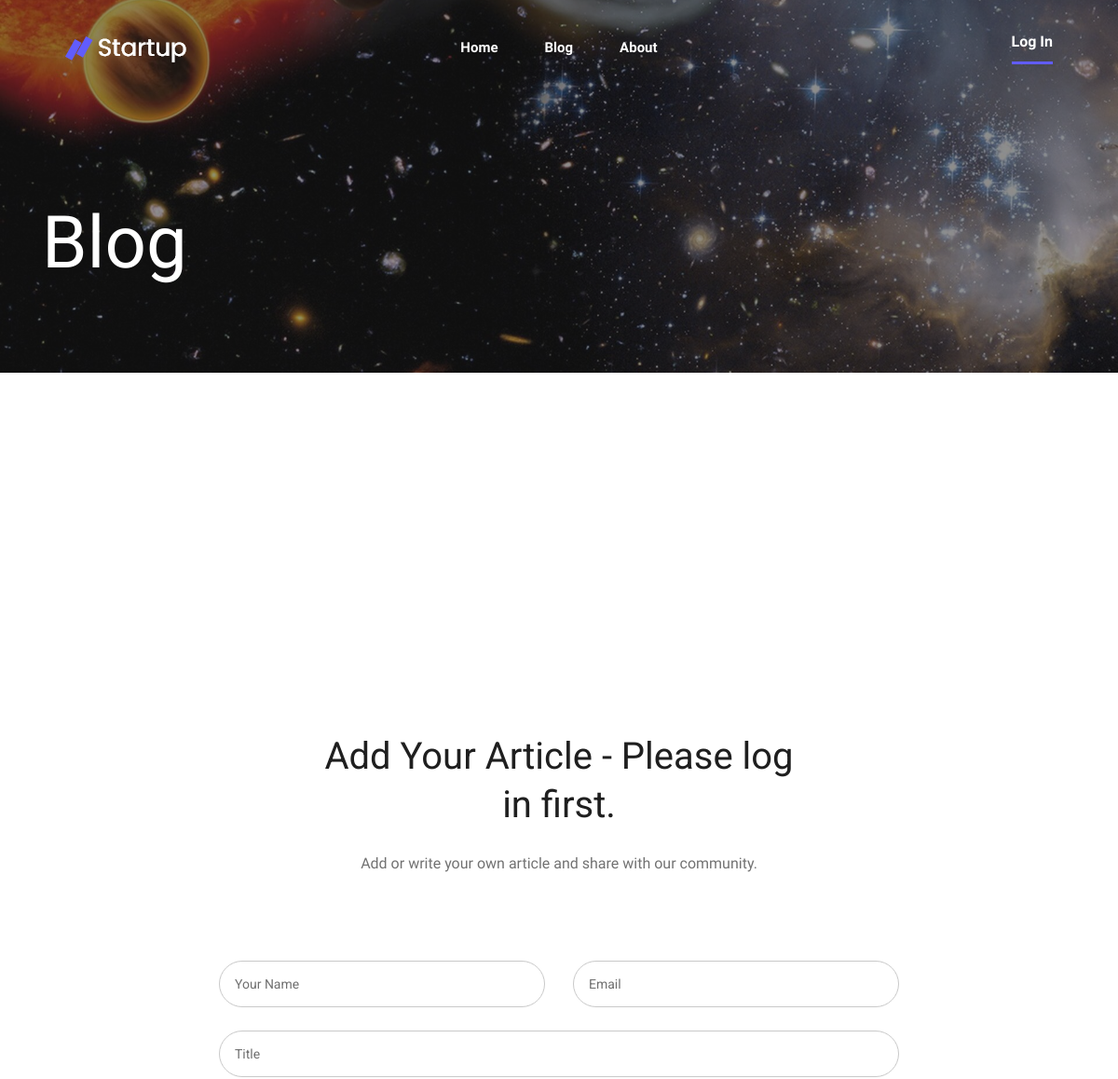
The app's page /blog (upper part), older data.
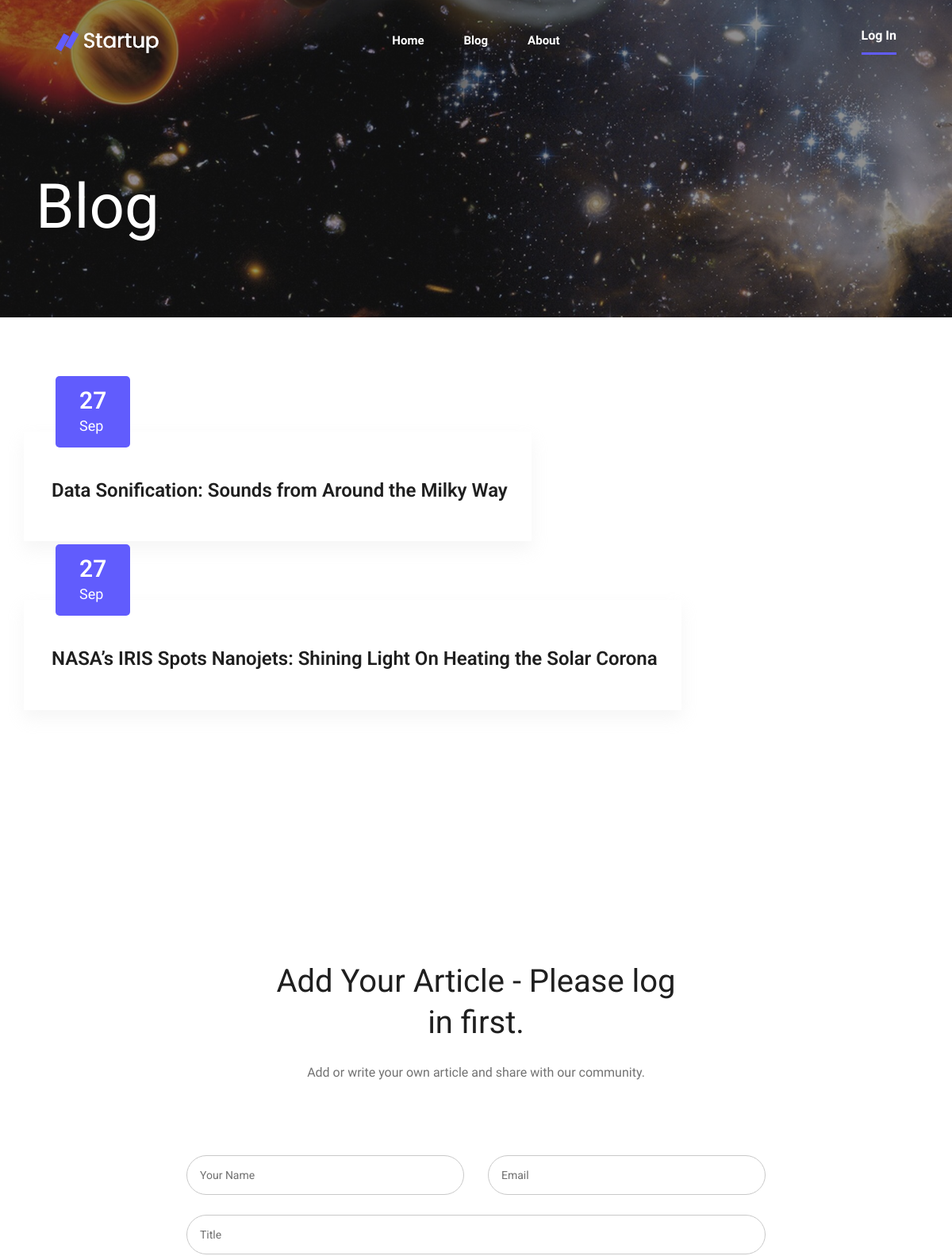
The same page, newer data.
### model.py (models this page shows)
class Blog(Base):
	__tablename__ = 'blog'
	id = Column(Integer, primary_key = True)
	title = Column(String)
	picture = Column(String)
	name = Column(String)
	text = Column(String)
	day = Column(String)
	month = Column(String)

### app.py (the view, shortened to what this page needs)
@app.route('/blog', methods=['GET', 'POST'])
def blog_page():
	global logout
	global is_signed
	print(is_signed)
	msg = "- Please log in first."
	if "username" in login_session and is_signed:
		msg = " "
	return render_template("blog.html", blogs=return_all_blogs(), msg = msg, logout=logout)

### databases.py (called while the page is built)
def return_all_blogs():
	blogs = session.query(Blog).all()
	return blogs

### templates/blog.html (shortened to what the changed rows need)
<!doctype html>
<html class="no-js" lang="zxx">
<head>
    <link rel="stylesheet" href="static/css/bootstrap.min.css">
    <link rel="stylesheet" href="static/css/owl.carousel.min.css">
    <link rel="stylesheet" href="static/css/magnific-popup.css">
    <link rel="stylesheet" href="static/css/font-awesome.min.css">
    <link rel="stylesheet" href="static/css/themify-icons.css">
    <link rel="stylesheet" href="static/css/nice-select.css">
    <link rel="stylesheet" href="static/css/flaticon.css">
    <link rel="stylesheet" href="static/css/gijgo.css">
    <link rel="stylesheet" href="static/css/animate.css">
    <link rel="stylesheet" href="static/css/slicknav.css">
    <link rel="stylesheet" href="static/css/style.css">
</head>
<body>
    <section class="blog_area section-padding">
        <div class="container">
            <div class="row">
                {%for blog in blogs%}
                    <article class="blog_item">
                        <div class="blog_item_img">
                            <a href=# class="blog_item_date">
                                <h3>{{blog.day}}</h3>
                                <p>{{blog.month}}</p>
                            </a>
                        </div>
                        <div class="blog_details">
                            <a class="d-inline-block" href="{{url_for('single_blog_page', blog_id = blog.id)}}">
                                <h2>{{blog.title}}</h2>
                            </a>
                        </div>
                    </article>
                     {%endfor%}
            </div>
        </div>
    </section>
</body>
</html>

Row changes from the older to the newer data that the page shows:
added Blog: day "27", month "Sep", title "Data Sonification: Sounds from Around the Milky Way"
added Blog: day "27", month "Sep", title "NASA’s IRIS Spots Nanojets: Shining Light On Heating the Solar Corona"
